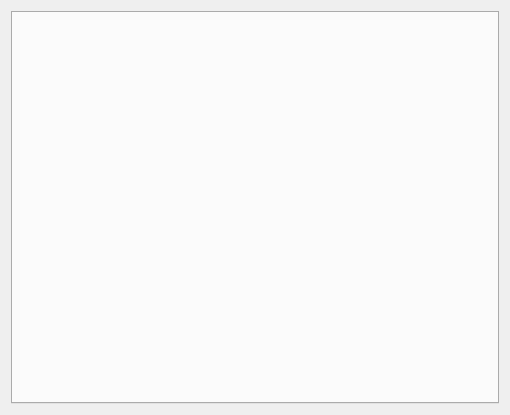
<?xml version="1.0" encoding="UTF-8"?>
<ui version="4.0">
 <class>cSeasonDetails</class>
 <widget class="QWidget" name="cSeasonDetails">
  <property name="geometry">
   <rect>
    <x>0</x>
    <y>0</y>
    <width>510</width>
    <height>415</height>
   </rect>
  </property>
  <property name="windowTitle">
   <string>Form</string>
  </property>
  <layout class="QGridLayout" name="gridLayout">
   <item row="0" column="0">
    <widget class="QTabWidget" name="m_lpDetailsEpisodeTab">
     <property name="currentIndex">
      <number>-1</number>
     </property>
    </widget>
   </item>
  </layout>
 </widget>
 <resources/>
 <connections/>
</ui>
